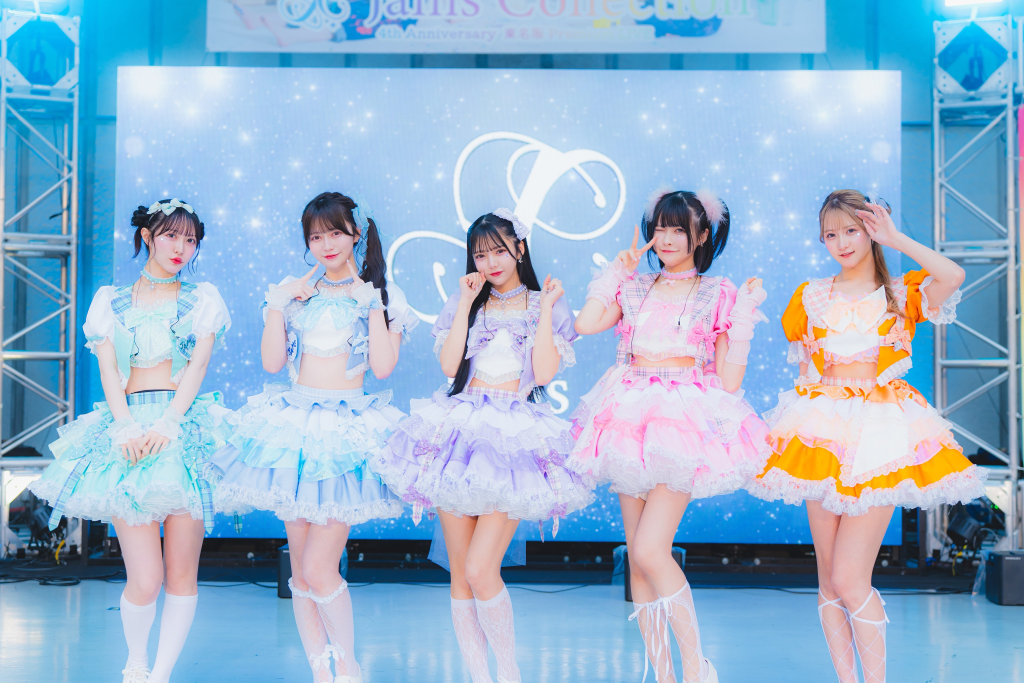
#> input picture zaki.jpg, 4096 x 2730 px (shown at 1/4 size)
$ python zaki.py
#> lines starting #> are read from the running program, lines starting #| are printed output that depends on the picture
import cv2
import os

# 対応したパスを指定
path = "zaki.jpg"

# 学習済みの顔検出モデル（カスケード分類器）のパス
cascade_path = os.path.join(cv2.data.haarcascades, 'haarcascade_frontalface_alt.xml')

# 画像を読み込む
img = cv2.imread(path)
#> img is the input picture: shape (2730, 4096, 3); mean B, G, R 206.4, 179.9, 149.4
if img is None:
    print("Error: Could not read image file. Please check the path.")
    exit() # 画像が読み込めなかった場合はプログラムを終了する

# 画像をグレースケールに変換
img_gray = cv2.cvtColor(img, cv2.COLOR_BGR2GRAY)
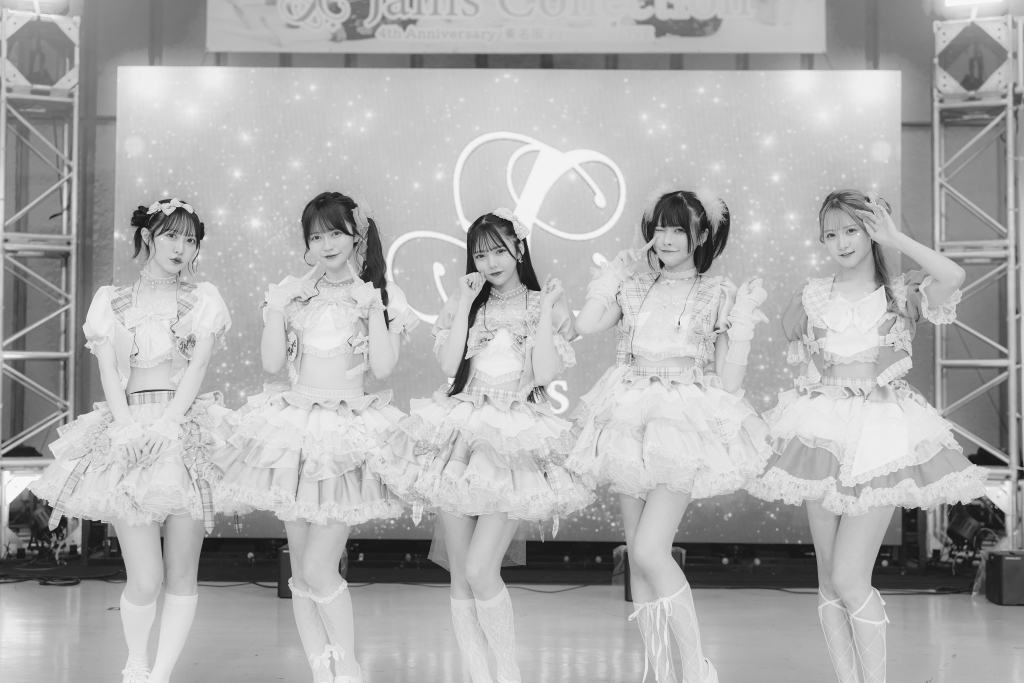
#> img_gray: shape (2730, 4096) (shown at 1/4 size); min 4, max 254, mean 173.8

# 学習済みモデルを読み込む
cascade = cv2.CascadeClassifier(cascade_path)
if cascade.empty():
    print("Error: Could not load cascade classifier. Please check the path.")
    exit() # カスケードファイルが読み込めなかった場合はプログラムを終了する

# 顔を検出する
face = cascade.detectMultiScale(img_gray, scaleFactor=1.09, minNeighbors=2, minSize=(35, 35))
#> face = [[2595, 868, 173, 173], [1205, 861, 217, 217], [1881, 943, 188, 188], [3264, 850, 219, 219], [607, 862, 230, 230]]

print(f"Detected {len(face)} faces.") # 検出した顔の数を表示
#| Detected 5 faces.

for (x, y, w, h) in face:
# 検出した顔の座標を取得し、四角形で囲む
    cv2.rectangle(img, (x, y), (x + w, y + h), (0, 0, 255), 3)
#> this loop made 5 passes

# [7 lines of commented-out code are left out]
cv2.namedWindow('img', cv2.WINDOW_NORMAL)
cv2.imshow('img', img)
cv2.waitKey(0)
cv2.destroyAllWindows()

# [6 lines of commented-out code are left out]

$ run again, with coai.jfif saved as zaki.jpg
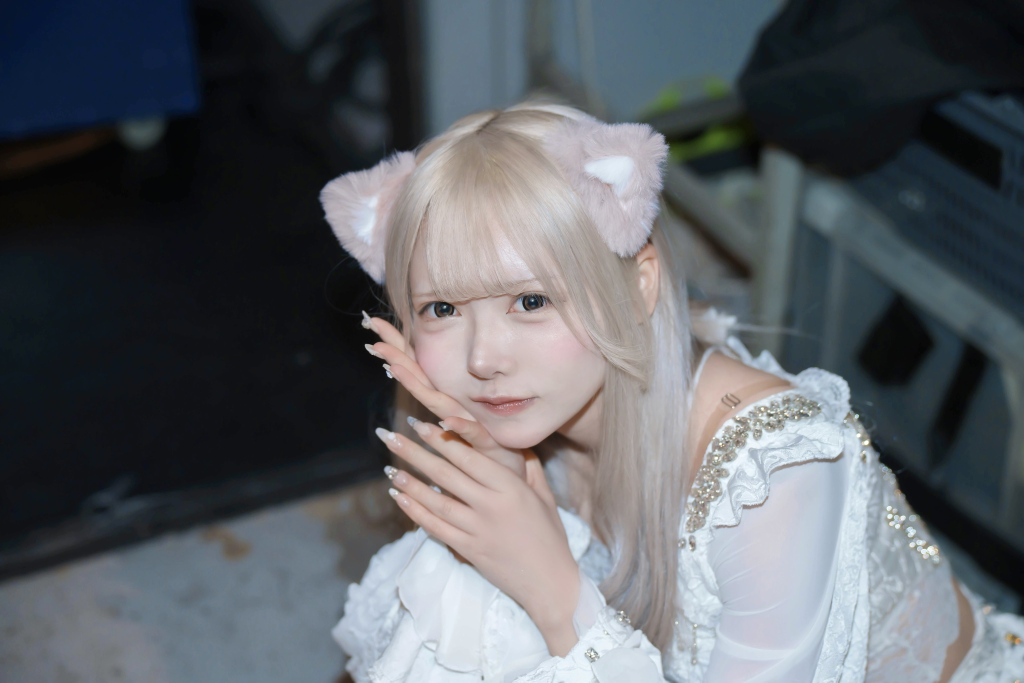
#> input picture coai.jfif, 4096 x 2730 px (shown at 1/4 size)
#> img is the input picture: shape (2730, 4096, 3); mean B, G, R 101.2, 96.2, 92.4
#> `img_gray = cv2.cvtColor(img, cv2.COLOR_BGR2GRAY)`:
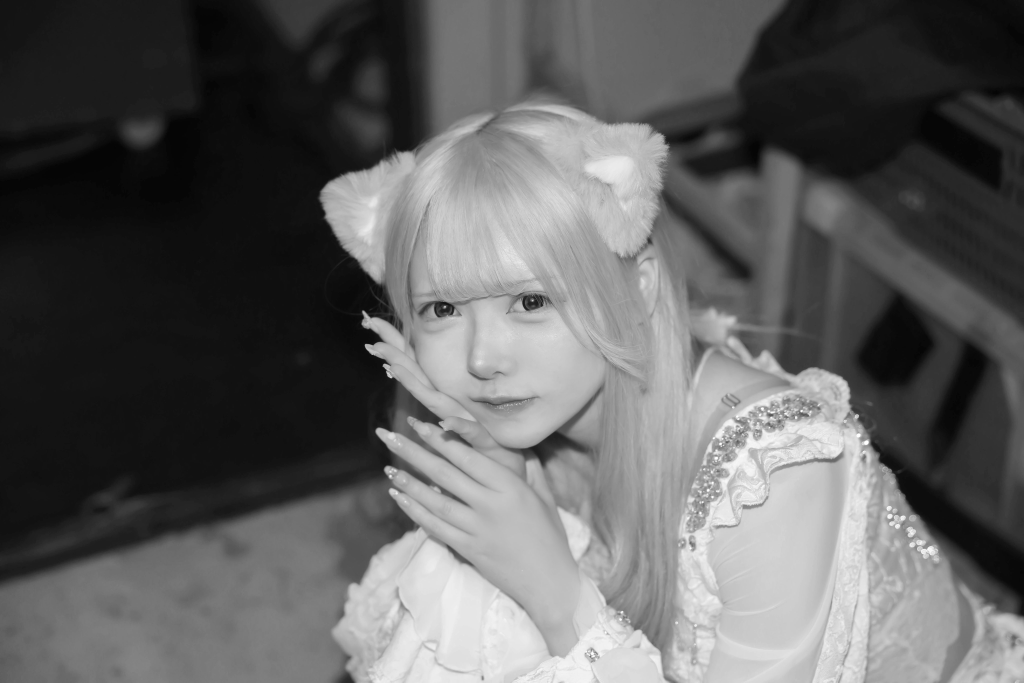
#> img_gray: shape (2730, 4096) (shown at 1/4 size); min 2, max 255, mean 95.6
#> face = [[3436, 1875, 82, 82], [1449, 850, 1006, 1006]]
#| Detected 2 faces.
#> the loop `for (x, y, w, h) in face:` made 2 passes
